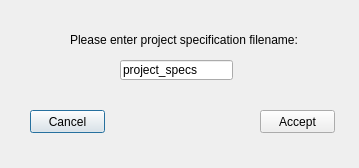
<?xml version="1.0" encoding="UTF-8"?>
<ui version="4.0">
 <class>PrintProject</class>
 <widget class="QDialog" name="PrintProject">
  <property name="geometry">
   <rect>
    <x>0</x>
    <y>0</y>
    <width>359</width>
    <height>168</height>
   </rect>
  </property>
  <property name="windowTitle">
   <string>Dialog</string>
  </property>
  <widget class="QLabel" name="label">
   <property name="geometry">
    <rect>
     <x>70</x>
     <y>30</y>
     <width>271</width>
     <height>20</height>
    </rect>
   </property>
   <property name="text">
    <string>Please enter project specification filename:</string>
   </property>
  </widget>
  <widget class="QLineEdit" name="fileNameEdit">
   <property name="geometry">
    <rect>
     <x>120</x>
     <y>60</y>
     <width>113</width>
     <height>20</height>
    </rect>
   </property>
   <property name="text">
    <string>project_specs</string>
   </property>
  </widget>
  <widget class="QPushButton" name="pushButton">
   <property name="geometry">
    <rect>
     <x>30</x>
     <y>110</y>
     <width>75</width>
     <height>23</height>
    </rect>
   </property>
   <property name="text">
    <string>Cancel</string>
   </property>
  </widget>
  <widget class="QPushButton" name="pushButton_2">
   <property name="geometry">
    <rect>
     <x>260</x>
     <y>110</y>
     <width>75</width>
     <height>23</height>
    </rect>
   </property>
   <property name="text">
    <string>Accept</string>
   </property>
  </widget>
 </widget>
 <resources/>
 <connections/>
</ui>
